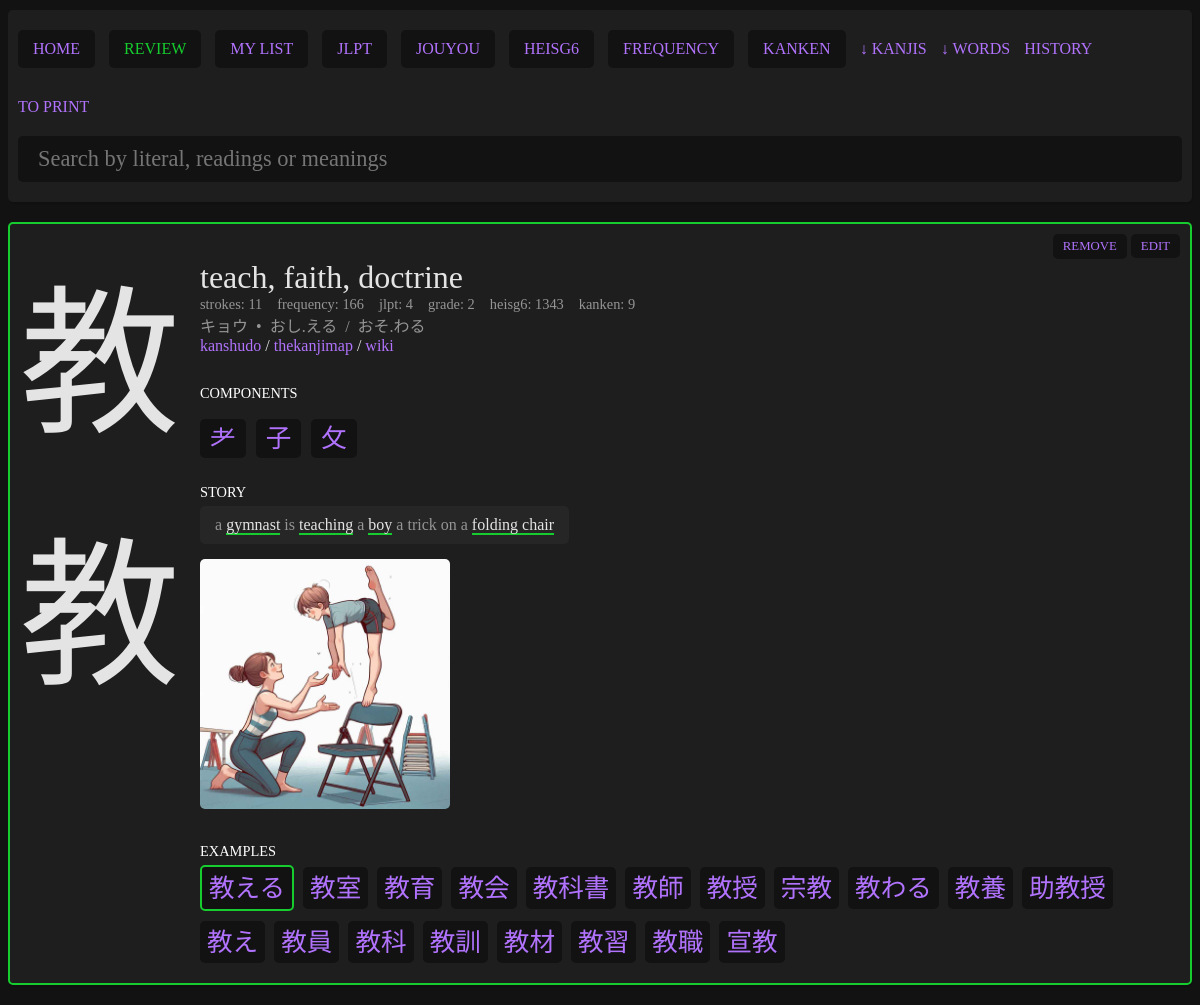
The app's page /pages/kanji.php?literal=教 with its own data.
### tables this page shows
CREATE TABLE "kanjis" (
	"literal"	TEXT NOT NULL UNIQUE,
	"meanings"	TEXT NOT NULL,
	"onReadings"	TEXT,
	"kunReadings"	TEXT,
	"strokes"	INTEGER,
	"jlpt"	INTEGER,
	"frequency"	INTEGER,
	"grade"	INTEGER,
	"heisg6"	INTEGER,
	"components"	TEXT,
	"other_forms"	TEXT, "kanken" INTEGER NULL, "story" TEXT NULL, "added" INTEGER NULL, "score" INTEGER NULL, "added_at" datetime, "unfinished" integer,
	PRIMARY KEY("literal")
);

### pages/kanji.php (the view, shortened to what this page needs)
<?php
$myPDO = new PDO('sqlite:../data/kanjis.db');
if (isset($_GET['literal'])) {
    if (empty($_GET['literal'])) {
        $error = "No selected kanji.";
    } else {
        $sql = "SELECT * FROM kanjis WHERE literal = ?";
        $stmt = $myPDO->prepare($sql);
        $results = $stmt->execute([$_GET['literal']]);
        $entry = $stmt->fetch();
    }
}
?>
<?php require '../parts/header.php'; ?>
<?php if (!empty($error)) : ?>
    <div class="error">
        <?php echo $error; ?>
    </div>
<?php elseif (isset($_GET['literal'])) : ?>
    <?php if (!$entry) : ?>
        <div class="card empty">
            No results.
        </div>
    <?php else : ?>
        <div class="card <?php if ($entry['added'] == 1) echo ' added'; ?><?php if ($entry['unfinished'] == 1) echo ' unfinished'; ?>">
            <div class="left">
                <div class="kanji"><?php echo $entry['literal']; ?></div>
                <div class="big-kanji"><?php echo $entry['literal']; ?></div>
            </div>
            <div class="right">
                <div class="meanings">
                    <?php echo str_replace(";", ", ", $entry['meanings']); ?>
                </div>
                <div class="meta">
                    <div class="item">
                        <span class="ref">strokes</span>
                        <span class="number"><?php echo $entry['strokes']; ?></span>
                    </div>
                    <?php if (!empty($entry['frequency'])) : ?>
                        <div class="item">
                            <span class="ref">frequency</span>
                            <span class="number"><?php echo $entry['frequency']; ?></span>
                        </div>
                    <?php endif; ?>
                    <?php if (!empty($entry['jlpt'])) : ?>
                        <div class="item">
                            <span class="ref">jlpt</span>
                            <span class="number"><?php echo $entry['jlpt']; ?></span>
                        </div>
                    <?php endif; ?>
                    <?php if (!empty($entry['grade'])) : ?>
                        <div class="item">
                            <span class="ref">grade</span>
                            <span class="number">
                                <?php
                                if ($entry['grade'] <= 6) {
                                    echo $entry['grade'];
                                } elseif ($entry['grade'] == 8) {
                                    echo "HighSchool(Jouyou)";
                                } elseif ($entry['grade'] == 9) {
                                    echo "Jinmeiyou(Names)";
                                } else {
                                    echo "Jinmeiyou(Names extra)";
                                }
                                ?>
                            </span>
                        </div>
                    <?php endif; ?>
                    <?php if (!empty($entry['heisg6'])) : ?>
                        <div class="item">
                            <span class="ref">heisg6</span>
                            <span class="number"><?php echo $entry['heisg6']; ?></span>
                        </div>
                        <?php if (!empty($entry['kanken'])) : ?>
                            <div class="item">
                                <span class="ref">kanken</span>
                                <span class="number">
                                    <?php
                                    if ($entry['kanken'] == 1.5) {
                                        echo "pre 1";
                                    } elseif ($entry['kanken'] == 2.5) {
                                        echo "pre 2";
                                    } else {
                                        echo $entry['kanken'];
                                    }
                                    ?>
                                </span>
                            </div>
                        <?php endif; ?>
                    <?php endif; ?>
                </div>
                <?php
                if (!empty($entry['onReadings']) or !empty($entry['kunReadings'])) {
                    echo '<div class="readings">';
                    echo str_replace(";", "&nbsp;&nbsp;/&nbsp;&nbsp;", $entry['onReadings']);
                    if (!empty($entry['kunReadings'])) {
                        echo '&nbsp;&nbsp;•&nbsp;&nbsp;';
                        echo str_replace(";", "&nbsp;&nbsp;/&nbsp;&nbsp;", $entry['kunReadings']);
                    }
                    echo '</div>';
                }
                ?>
                <div class="links">
                    <a href="https://www.kanshudo.com/kanji/<?php echo $entry['literal']; ?>" target="_blank">kanshudo</a> /
                    <a href="https://thekanjimap.com/<?php echo $entry['literal']; ?>" target="_blank">thekanjimap</a> /
                    <a href="https://en.wiktionary.org/wiki/<?php echo $entry['literal']; ?>" target="_blank">wiki</a>
                </div>
                <?php
                if (!empty($entry['components'])) {
                    echo '<div class="title briem-hand-normal">Components</div>';
                    echo '<div class="components">';
                    $componentsArray = explode(";", $entry['components']);
                    foreach ($componentsArray as $component) {
                        echo '<div class="component"><a href="kanji.php?literal=' . $component . '">' . $component . '</a></div>';
                    }
                    echo '</div>';
                }
                ?>
                <?php if (!empty($entry['story'])) : ?>
                    <div class="title">Story</div>
                    <div class="story">
                        <?php
                        $pattern = '/#(.+?)#/';
                        $story = preg_replace($pattern, '<a href="kanji.php?literal=$1">$1</a>', $entry['story']);
                        $pattern = '/\_(.+?)\_/';
                        $story = preg_replace($pattern, '<span>$1</span>', $story);
                        $pattern = '/\?(.+?)\?/';
                        echo preg_replace($pattern, '<em>TODO: $1</em>', $story);
                        ?>
                    </div>
                <?php endif; ?>
                <?php
                $img = "../data/images/" . $entry['literal'] . ".jpg";
                if (file_exists($img)) {
                    echo "<a href='" . $img . "' target='_blank'><img src='" . $img . "'></a>";
                }
                ?>
                <?php
                $sql = "SELECT * FROM examples WHERE kanji != '' AND kanji LIKE ? ORDER BY jlpt DESC";
                $stmt = $myPDO->prepare($sql);
                $stmt->execute(['%' . $entry['literal'] . '%']);
                $examples = $stmt->fetchAll();
                ?>
                <?php if (!empty($examples)) : ?>
                    <div class="words">
                        <div class="title">Examples</div>
                        <?php foreach ($examples as $example) : ?>
                            <?php if ($example['added'] == 1) : ?>
                                <div class="word added">
                                <?php else : ?>
                                    <div class="word">
                                    <?php endif; ?>
                                    <a href="search.php?query=<?php echo $example['kanji']; ?>" class="example-kanji"><?php echo $example['kanji']; ?></a>
                                    </div>
                                <?php endforeach; ?>
                                </div>
                            <?php endif; ?>
                                </div>
                                <div class="action">
                                    <?php if ($entry['added'] == '' || $entry['added'] == 0) : ?>
                                        <form action="../actions/toggle_kanji_study.php" method="POST">
                                            <input type="hidden" name="literal" value="<?php echo $entry['literal']; ?>">
                                            <button type="submit">add</button>
                                        </form>
                                    <?php else : ?>
                                        <form action="../actions/toggle_kanji_study.php" method="POST">
                                            <button type="submit">remove</button>
                                        </form>
                                    <?php endif; ?>
                                    <a id="edit-toggle" href="#edit-area">edit</a>
                                </div>
                    </div>
                <?php endif; ?>
            <?php else : ?>
                <div class="card empty">
                    No kanji selected.
                </div>
            <?php endif; ?>
            <?php require '../parts/footer.php'; ?>

### data/style.css (style rules this page uses)
body { background:#121212; color:#e4e4e4; font-family: "NotoSansJP"; }
* { box-sizing: border-box; }
.card, .header, .list { position:relative; background:#1e1e1e; display:flex; border-radius: 5px; box-shadow: 1px 2px 1px rgba(0, 0, 0, 0.1); margin-bottom:20px; }
.word.added, .card.added { border:2px solid #16cc2e; }
.card .right { display: flex; flex-direction: column; flex-grow: 2; align-items: flex-start; padding:10px; }
.card .right img { max-width: 100%; max-height: 250px; margin-top:15px; border-radius: 5px; }
.card .left .kanji { font-family:"NotoSansJP", "BabelStoneHan"; font-size:120pt; padding:10px; }
.card .left .big-kanji { font-family:"KanjiStrokeOrders", "BabelStoneHan"; font-size:120pt; padding:10px; }
.card .right .meta, .card .right .components { display:flex; flex-wrap: wrap; flex-direction: row; justify-items: center; margin-top:10px; }
.card .right .meta { margin:0; }
.card .right .readings { color:#959595; font-family: "NotoSansJP"; }
.card .right .story { padding: 5px 0; color: #959595; background: #262626; padding: 10px 15px; border-radius: 5px; }
.card .right .meta .item { margin:0 15px 0 0px; color:#959595; font-size: 0.9em; }
.card .right .meta .item .ref::after { content:': '; }
.card .right .meanings { font-size: 2em; margin:25px 0 0 0 ; }
.card .right .component a { background-color:#121212; margin:0 10px 5px 0; padding:5px 10px; border-radius: 5px; font-family: "NotoSansJP"; }
.card .right .component { font-size: 1.6em; }
.card .action { position: absolute; top:10px; right:10px; }
.card .action form { display:inline-block; }
button, #edit-toggle { cursor:pointer; background-color:#121212; padding:5px 10px; border-radius: 5px; font-family: "NotoSansJP"; text-transform: uppercase; font-size: 0.8em; border:none; }
a, button { text-decoration: none; color:#b173fd; }
.words .word { border-radius: 5px; background:#121212; margin-bottom:10px; display: inline-block; position:relative; cursor:default; margin-right:5px; }
.title { text-transform: uppercase; color:#FFF; font-size:0.9em; padding:5px 0; margin-top:25px; }
.card .right .components .component a { font-family:"NotoSansJP", "BabelStoneHan"; }
.story span { color:#e4e4e4; border-bottom: 2px solid #16cc2e; }
.word { overflow: visible; }
.word a { display: inline-block; font-size: 1.6em; padding:0px 7px 5px 7px; }

### records on screen
kanjis: literal "教", meanings "teach, faith, doctrine", strokes "11", frequency "166", jlpt "4", grade "2", heisg6 "1343", kanken "9", onReadings "キョウ", kunReadings "おし.える / おそ.わる", components "耂", components "子", components "攵", story "a gymnast is teaching a boy a trick on a folding chair"

### other values on screen
$example['kanji'] "教える"
$example['kanji'] "教室"
$example['kanji'] "教育"
$example['kanji'] "教会"
$example['kanji'] "教科書"
$example['kanji'] "教師"
$example['kanji'] "教授"
$example['kanji'] "宗教"
$example['kanji'] "教わる"
$example['kanji'] "教養"
$example['kanji'] "助教授"
$example['kanji'] "教え"
$example['kanji'] "教員"
$example['kanji'] "教科"
$example['kanji'] "教訓"
